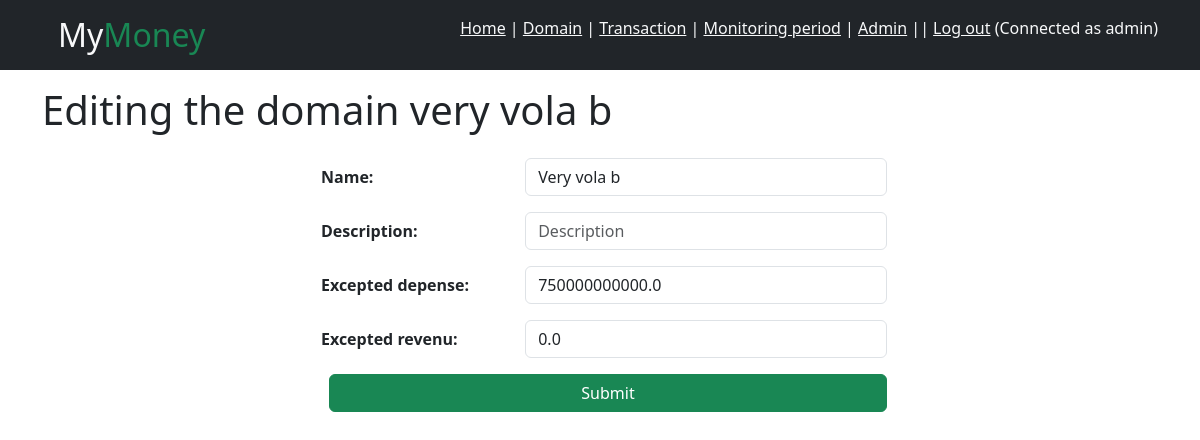
The app's page /domain/edit-domain/2 (signed in) with its own data.
### accounts/models.py (models this page shows)
class CustomUser(AbstractUser):
    pass

### gestion/models.py (models this page shows, shortened)
class Domain(models.Model):
    gestion = models.ForeignKey(Gestion, on_delete=models.CASCADE, null=False)
    name = models.CharField(max_length=20, null=False)
    description = models.TextField(null=True)
    relation_to_parent_domain = models.ForeignKey("RelationToParentDomain", on_delete=models.SET_NULL, null=True)
    excepted_depense = models.FloatField(default=0)
    excepted_revenu = models.FloatField(default=0)

### gestion/views.py (the view)
# urls.py: path("domain/edit-domain/<int:id>", views.edit_domain, name="edit-domain"),
@login_required()
def edit_domain(request, id):
    domain = Domain.objects.get(id=id)
    if request.method == "POST":
        form = DomainForm(request.POST)
        if form.is_valid():
            domain.name = form.cleaned_data["name"]
            domain.excepted_depense = form.cleaned_data["excepted_depense"]
            domain.excepted_revenu = form.cleaned_data["excepted_revenu"]
            domain.description = form.cleaned_data["description"]
            domain.save()
            return redirect("subdomain", id=domain.id)
    else:
        form = DomainForm(data={"name": domain.name, "description": domain.description, "excepted_depense": domain.excepted_depense, "excepted_revenu": domain.excepted_revenu})
    return render(request, "form.html", {"form": form, "title": "Edit domain", "action": "Editing the domain " + domain.name.lower()})

### gestion/forms.py
class DomainForm(forms.ModelForm):
    def __init__(self, *args, **kwargs):
        super(DomainForm, self).__init__(*args, **kwargs)
        self.fields['description'].required = False
        for visible in self.visible_fields():
            visible.field.widget.attrs['class'] = 'form-control m-2'
            visible.field.widget.attrs['autocomplete'] = "off"
    class Meta:
        model = Domain
        fields = [
            "name",
            "description",
            "excepted_depense",
            "excepted_revenu"
        ]
        widgets = {
            "name" : forms.TextInput(attrs={"placeholder": "Name of the domain"}),
            "description" : forms.TextInput(attrs={"placeholder": "Description"}),
        }

### gestion/templates/form.html (shortened to what this page needs)
{% extends "base.html" %}
{% block body %}
    <div class="container">
        <h1 class="my-3">{{ action }}</h1>
        <div class="d-flex justify-content-center">
            <form method="POST" class="w-50">
                <table class="w-100">
                    {{ form.as_table }}
                </table>
                <button type="submit" class="btn btn-success w-100 m-2">Submit</button>
            </form>
        </div>
    </div>
{% endblock %}

### gestion/templates/base.html (shortened to what this page needs)
{% load static %}
<!DOCTYPE html>
<html lang="en">
<head>
    <link rel="stylesheet" href="https://cdn.jsdelivr.net/npm/bootstrap@5.3.2/dist/css/bootstrap.min.css">
</head>
<body>
    {% block header %}
        <header>
            <nav class="bg-dark text-light">
                <div class="d-flex d-flex justify-content-between container">
                    <div>
                        <h2 class="m-3">My<span class="text-success">Money</span></h2>
                    </div>
                    <div class="my-3">
                        <a href="{% url 'home' %}" class="text-light">Home</a> |
                        <a href="{% url 'domain' %}" class="text-light">Domain</a> |
                        <a href="{% url 'transaction-history' %}" class="text-light">Transaction</a> |
                        <a href="{% url 'period-to-monitor' %}" class="text-light">Monitoring period</a>
                        {% if user.is_superuser %}
                             | <a href="/admin" class="text-light">Admin</a>
                        {% endif %}
                        ||
                        {% if not user.is_authenticated %}
                            <a href="{% url 'login' %}" class="text-light">Log in</a> |
                            <a href="{% url 'signup' %}" class="text-light">Sign up</a>
                        {% else %}
                            <a href="{% url 'logout' %}" class="text-light">Log out</a> <span>(Connected as {{ user.username }})</span>
                        {% endif %}
                    </div>
                </div>
            </nav>
        </header>
    {% endblock %}
    {% block body %}{% endblock %}
</body>
</html>

### records on screen
CustomUser: username "admin"
Domain: name "Very vola b", excepted_depense "750000000000.0", excepted_revenu "0.0"

### other values on screen
{{ action }} "Editing the domain very vola b"
